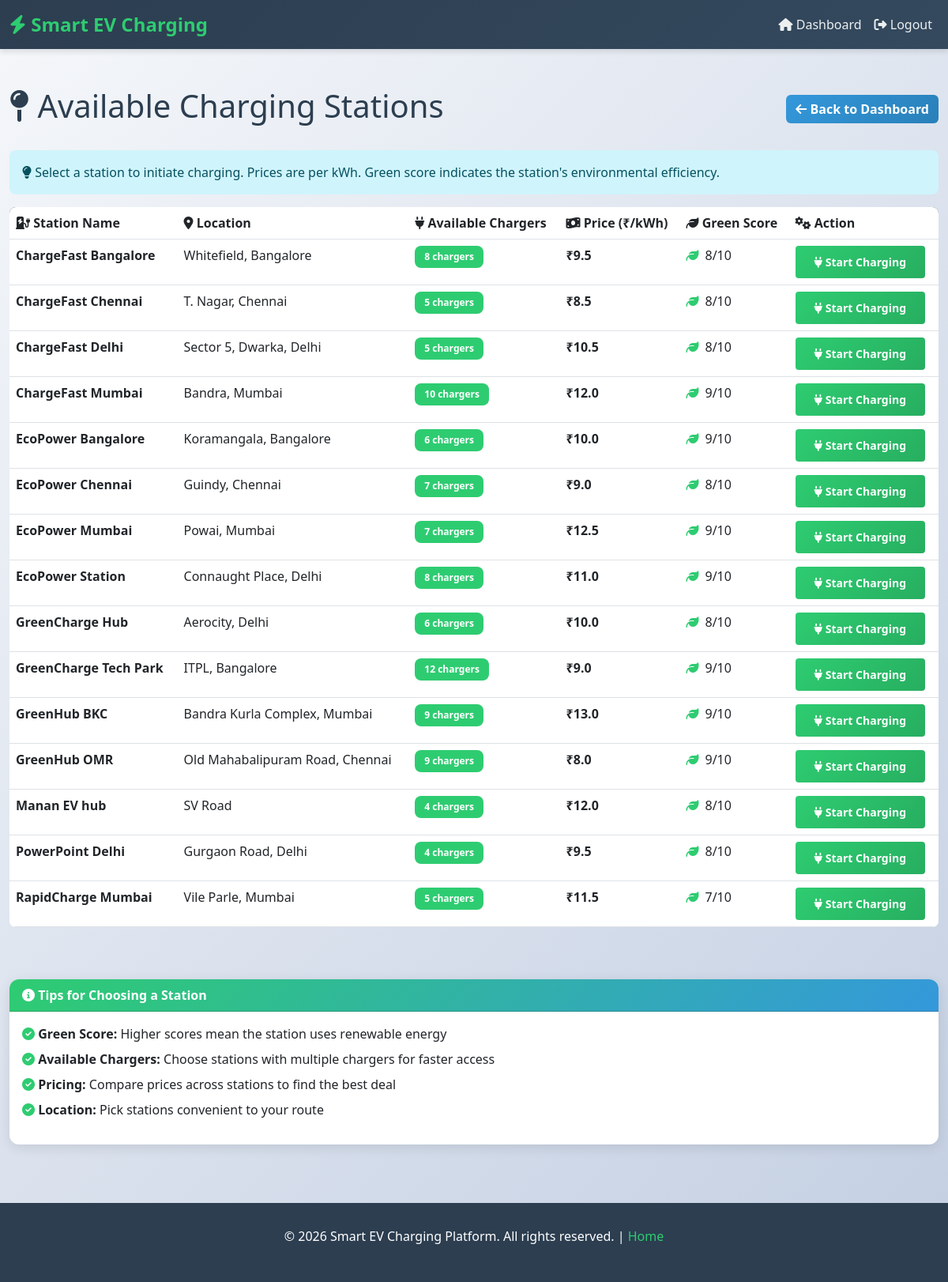
The app's page /user/stations (signed in) with its own data.
### tables this page shows
CREATE TABLE stations (
    id INTEGER PRIMARY KEY AUTOINCREMENT,
    name TEXT,
    location TEXT,
    chargers INTEGER,
    price REAL,
    green_score INTEGER,
    owner_id INTEGER,
    approved INTEGER DEFAULT 0
);

### routes/station_routes.py (the view)
@station_bp.route("/user/stations")
def user_stations():
    if session.get("role") != "user":
        return redirect("/login")
    conn = get_db()
    cur = conn.cursor()
    cur.execute("""
        SELECT id, name, location, chargers, price, green_score
        FROM stations
        WHERE approved = 1
        ORDER BY name ASC
    """)
    stations = cur.fetchall()
    conn.close()
    return render_template("user_stations.html", stations=stations)

### models/db.py (called while the page is built)
def get_db():
    return sqlite3.connect("database/ev.db")

### templates/user_stations.html (shortened to what this page needs)
{% extends "base.html" %}
{% block content %}
<div class="d-flex justify-content-between align-items-center mb-4">
    <h1><i class="fas fa-map-pin"></i> Available Charging Stations</h1>
    <a href="/user/dashboard" class="btn btn-secondary">
        <i class="fas fa-arrow-left"></i> Back to Dashboard
    </a>
</div>
<div class="alert alert-info">
    <i class="fas fa-lightbulb"></i> Select a station to initiate charging. Prices are per kWh. Green score indicates the station's environmental efficiency.
</div>
{% if stations %}
<div class="table-responsive">
    <table class="table table-hover">
        <thead>
            <tr>
                <th><i class="fas fa-charging-station"></i> Station Name</th>
                <th><i class="fas fa-map-marker-alt"></i> Location</th>
                <th><i class="fas fa-plug"></i> Available Chargers</th>
                <th><i class="fas fa-money-bill-wave"></i> Price (₹/kWh)</th>
                <th><i class="fas fa-leaf"></i> Green Score</th>
                <th><i class="fas fa-cogs"></i> Action</th>
            </tr>
        </thead>
        <tbody>
            {% for s in stations %}
            <tr>
                <td><strong>{{ s[1] }}</strong></td>
                <td>{{ s[2] }}</td>
                <td>
                    <span class="badge {% if s[3] > 0 %}badge-approved{% else %}badge-rejected{% endif %}">
                        {{ s[3] }} chargers
                    </span>
                </td>
                <td><strong>₹{{ s[4] }}</strong></td>
                <td>
                    <div class="d-flex align-items-center">
                        <i class="fas fa-leaf" style="color: #2ecc71;"></i>
                        <span class="ms-2">{{ s[5] }}/10</span>
                    </div>
                </td>
                <td>
                    <a href="/user/charge/{{ s[1] }}?price={{ s[4] }}" class="btn btn-sm btn-primary">
                        <i class="fas fa-plug"></i> Start Charging
                    </a>
                </td>
            </tr>
            {% endfor %}
        </tbody>
    </table>
</div>
{% else %}
<div class="alert alert-warning">
    <i class="fas fa-exclamation-circle"></i> No charging stations available at the moment.
</div>
{% endif %}
<div class="mt-large">
    <div class="card">
        <div class="card-header">
            <i class="fas fa-info-circle"></i> Tips for Choosing a Station
        </div>
        <div class="card-body">
            <ul class="list-unstyled">
                <li class="mb-2"><i class="fas fa-check-circle" style="color: #2ecc71;"></i> <strong>Green Score:</strong> Higher scores mean the station uses renewable energy</li>
                <li class="mb-2"><i class="fas fa-check-circle" style="color: #2ecc71;"></i> <strong>Available Chargers:</strong> Choose stations with multiple chargers for faster access</li>
                <li class="mb-2"><i class="fas fa-check-circle" style="color: #2ecc71;"></i> <strong>Pricing:</strong> Compare prices across stations to find the best deal</li>
                <li class="mb-2"><i class="fas fa-check-circle" style="color: #2ecc71;"></i> <strong>Location:</strong> Pick stations convenient to your route</li>
            </ul>
        </div>
    </div>
</div>
{% endblock %}

### templates/base.html (style rules this page uses)
:root { --primary-color: #2ecc71; --secondary-color: #3498db; --dark-color: #2c3e50; --light-color: #ecf0f1; --danger-color: #e74c3c; --warning-color: #f39c12; }
* { margin: 0; padding: 0; box-sizing: border-box; }
body { font-family: 'Segoe UI', Tahoma, Geneva, Verdana, sans-serif; background: linear-gradient(135deg, #f5f7fa 0%, #c3cfe2 100%); min-height: 100vh; color: #2c3e50; }
.card { border: none; border-radius: 12px; box-shadow: 0 4px 15px rgba(0, 0, 0, 0.1); transition: transform 0.3s ease, box-shadow 0.3s ease; }
.card-header { background: linear-gradient(135deg, var(--primary-color) 0%, var(--secondary-color) 100%); color: white; border-radius: 12px 12px 0 0 !important; font-weight: 600; }
.btn-primary { background: linear-gradient(135deg, var(--primary-color) 0%, #27ae60 100%); border: none; font-weight: 600; padding: 10px 24px; transition: all 0.3s ease; }
.btn-secondary { background: linear-gradient(135deg, var(--secondary-color) 0%, #2980b9 100%); border: none; font-weight: 600; }
.table { background: white; border-radius: 8px; overflow: hidden; }
.table thead { background: linear-gradient(135deg, var(--dark-color) 0%, #34495e 100%); color: white; font-weight: 600; }
.table tbody tr { transition: background-color 0.3s ease; }
.badge { font-weight: 600; padding: 8px 12px; border-radius: 8px; }
.badge-approved { background-color: #2ecc71; color: white; }
.alert { border: none; border-radius: 8px; font-weight: 500; }
.mt-large { margin-top: 50px; }

### records on screen
stations: name "ChargeFast Bangalore", location "Whitefield, Bangalore", chargers "8", price "9.5", green_score "8"
stations: name "ChargeFast Chennai", location "T. Nagar, Chennai", chargers "5", price "8.5", green_score "8"
stations: name "ChargeFast Delhi", location "Sector 5, Dwarka, Delhi", chargers "5", price "10.5", green_score "8"
stations: name "ChargeFast Mumbai", location "Bandra, Mumbai", chargers "10", price "12.0", green_score "9"
stations: name "EcoPower Bangalore", location "Koramangala, Bangalore", chargers "6", price "10.0", green_score "9"
stations: name "EcoPower Chennai", location "Guindy, Chennai", chargers "7", price "9.0", green_score "8"
stations: name "EcoPower Mumbai", location "Powai, Mumbai", chargers "7", price "12.5", green_score "9"
stations: name "EcoPower Station", location "Connaught Place, Delhi", chargers "8", price "11.0", green_score "9"
stations: name "GreenCharge Hub", location "Aerocity, Delhi", chargers "6", price "10.0", green_score "8"
stations: name "GreenCharge Tech Park", location "ITPL, Bangalore", chargers "12", price "9.0", green_score "9"
stations: name "GreenHub BKC", location "Bandra Kurla Complex, Mumbai", chargers "9", price "13.0", green_score "9"
stations: name "GreenHub OMR", location "Old Mahabalipuram Road, Chennai", chargers "9", price "8.0", green_score "9"
stations: name "Manan EV hub", location "SV Road", chargers "4", price "12.0", green_score "8"
stations: name "PowerPoint Delhi", location "Gurgaon Road, Delhi", chargers "4", price "9.5", green_score "8"
stations: name "RapidCharge Mumbai", location "Vile Parle, Mumbai", chargers "5", price "11.5", green_score "7"
